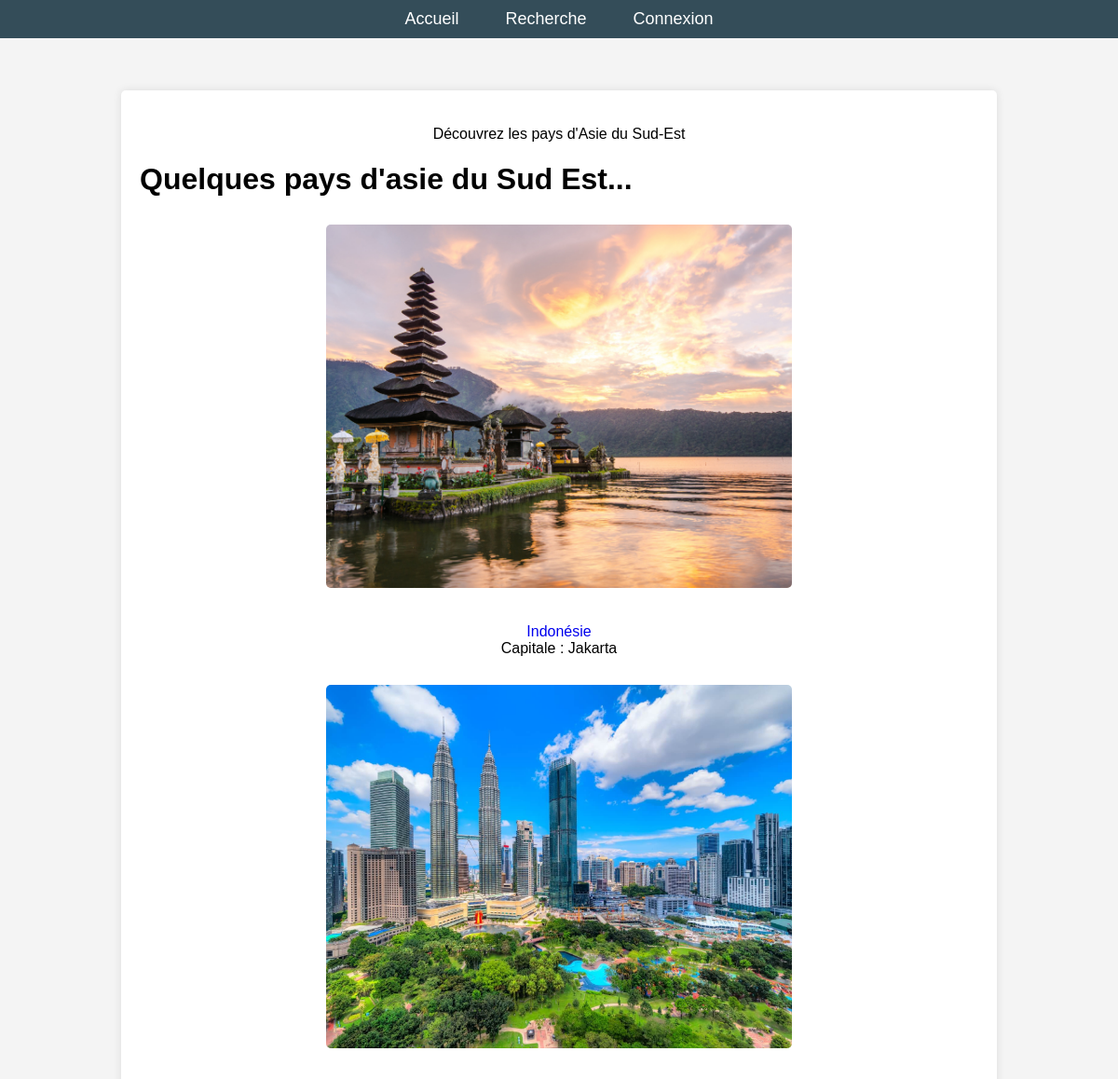
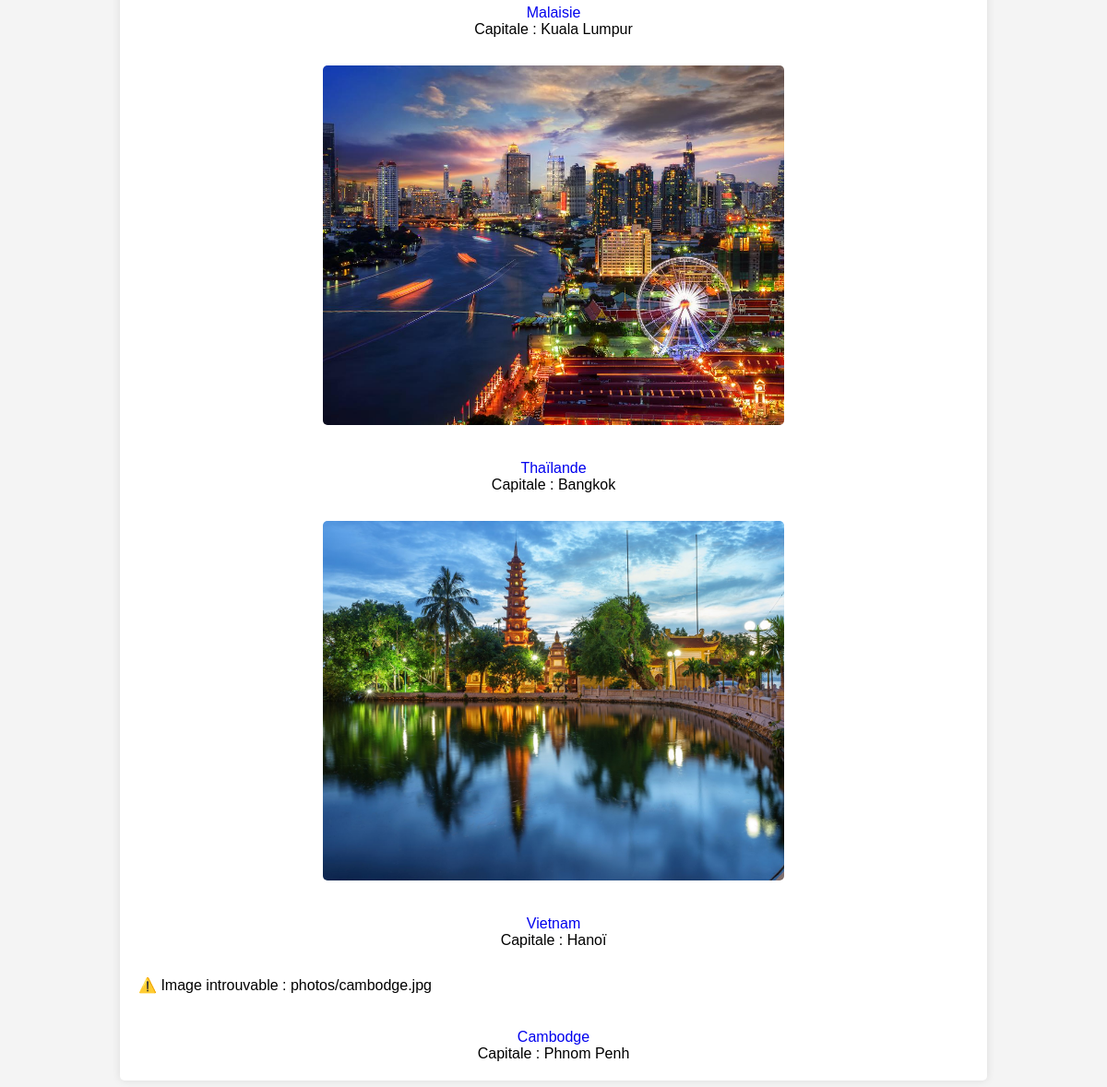
The page / on the database its author committed (2 pictures, top to bottom).
### tables this page shows
CREATE TABLE `pays` (
  `idP` int NOT NULL,
  `nom` varchar(100) NOT NULL,
  `capital` varchar(50) NOT NULL,
  `population` bigint DEFAULT NULL,
  `superficie` decimal(10,2) DEFAULT NULL,
  `photo_idPh` int DEFAULT NULL,
  `langue_idL` int NOT NULL
);

CREATE TABLE `photo` (
  `idPh` int NOT NULL,
  `chemin` varchar(255) NOT NULL
);

### controleur/accueil.php (called while the page is built, shortened)
<?php
include_once "$racine/modele/bd.pays.inc.php";
$listePays = getPays();
include "$racine/vue/entete.html.php";
include "$racine/vue/vueAccueil.php";
include "$racine/vue/pied.html.php";
?>

### index.php (called while the page is built, shortened)
<?php
include "getRacine.php";
include_once "$racine/modele/authentification.inc.php";
if (isset($_GET["action"])) {
    $action = $_GET["action"];
} else {
    $action = "defaut";
}
$fichier = controleurPrincipal($action);
include "$racine/controleur/$fichier";
?>

### modele/authentification.inc.php (called while the page is built, shortened)
<?php
function isLoggedOn()
{
    $ret = false;
    return $ret;
}
?>

### modele/bd.pays.inc.php (called while the page is built, shortened)
<?php
function getPays()
{
    $resultat = array();
    try {
        $cnx = connexionPDO();
        $req = $cnx->prepare("select * from pays");
        $req->execute();
        while ($ligne = $req->fetch(PDO::FETCH_ASSOC)) {
            $resultat[] = $ligne;
        }
    } catch (PDOException $e) {
        print "Erreur !: " . $e->getMessage();
        die();
    }
    return $resultat;
}
?>

### modele/bd.photo.inc.php (called while the page is built, shortened)
<?php
function getPhotoByIdPh($idPh)
{
    $resultat = array();
    try {
        $cnx = connexionPDO();
        $req = $cnx->prepare("SELECT * FROM photo WHERE idPh = :idPh");
        $req->bindValue(':idPh', $idPh, PDO::PARAM_INT);
        $req->execute();
        $resultat = $req->fetch(PDO::FETCH_ASSOC);
    } catch (PDOException $e) {
        print "Erreur !: " . $e->getMessage();
        die();
    }
    return $resultat;
}
?>

### vue/vueAccueil.php (the view)
<?php
require_once __DIR__ . '/../modele/bd.photo.inc.php';
?>
<br/>
<div id="accroche">Découvrez les pays d'Asie du Sud-Est</div>
<h1>Quelques pays d'asie du Sud Est...</h1>
<?php
if (!empty($listePays)) {
    for ($i = 0; $i < min(5, count($listePays)); $i++) {
        $photo_id = isset($listePays[$i]['photo_idPh']) ? $listePays[$i]['photo_idPh'] : null;
        $photo = !empty($photo_id) ? getPhotoByIdPh($photo_id) : null;
        ?>
        <div class="container">
            <div class="card">
                <div class="photoCard" style="margin-top : 30px; margin-bottom: 20px;">
                    <?php
                    if (!empty($photo) && isset($photo['chemin'])) {
                        $chemin = 'photos/' . htmlspecialchars($photo['chemin']);
                        if (file_exists($chemin)) { ?>
                            <img src="/paysASEv2/<?= $chemin ?>" alt="Image du pays" />
                        <?php } else { ?>
                            <p>⚠️ Image introuvable : <?= $chemin ?></p>
                        <?php }
                    } else { ?>
                        <p>Image non disponible</p>
                    <?php } ?>
                </div>
                <div class="descrCard" style="text-align : center">
                    <?php if (isset($listePays[$i]['idP'], $listePays[$i]['nom'])) { ?>
                        <br/>
                        <a href="./?action=detail&idP=<?= $listePays[$i]['idP'] ?>">
                            <?= htmlspecialchars($listePays[$i]['nom']) ?>
                        </a>
                        <br />
                        Capitale : <?= isset($listePays[$i]['capital']) ? htmlspecialchars($listePays[$i]['capital']) : "N/A" ?>
                        <br>
                    <?php } else { ?>
                        <p>Informations indisponibles.</p>
                    <?php } ?>
                </div>
            </div>
        </div>
        <?php
    }
} else {
    echo "<p>Aucun pays trouvé.</p>";
}
?>

### vue/entete.html.php (shortened to what this page needs)
<!DOCTYPE html>
<html>
<head>
</head>
<body>
    <nav>
        <ul id="menu1">
            <li><a href="./?action=accueil">Accueil</a></li>
            <li><a href="./?action=recherche">Recherche</a></li>
            <?php if (isLoggedOn()) { ?>
                <li><a href="./?action=profil">Mon Profil</a></li>
            <?php } else { ?>
                <li><a href="./?action=connexion">Connexion</a></li>
            <?php } ?>
        </ul>
    </nav>
    <ul id="menu2">
    </ul>
    <div id="page">

### vue/pied.html.php
</div>
</body>
</html>

### css/styles.css (style rules this page uses)
body { font-family: Arial, sans-serif; margin: 0; padding: 0; background-color: #f4f4f4; }
nav { background-color: #344D59; padding: 10px 0; }
#menu1 { list-style: none; margin: 0; padding: 0; display: flex; justify-content: center; }
#menu1 li { margin: 0 15px; }
#menu1 a { text-decoration: none; color: white; font-size: 18px; padding: 10px; transition: color 0.3s; }
#menu2 { list-style: none; padding: 10px; text-align: center; }
a { text-decoration: none; }
#page { max-width: 900px; margin: 20px auto; padding: 20px; background: white; box-shadow: 0 0 10px rgba(0, 0, 0, 0.1); border-radius: 5px; }
#accroche { display: flex; justify-content: center; align-items: center; text-align: center; height: 100%; }
img { width: 500px; height: 390px; object-fit: cover; display: block; margin: 0 auto; border-radius: 5px; }

### rows shown on the page
pays: photo_idPh.chemin (picture), nom "Indonésie", capital "Jakarta"
pays: photo_idPh.chemin (picture), nom "Malaisie", capital "Kuala Lumpur"
pays: photo_idPh.chemin (picture), nom "Thaïlande", capital "Bangkok"
pays: photo_idPh.chemin (picture), nom "Vietnam", capital "Hanoï"
pays: photo_idPh.chemin "photos/cambodge.jpg", nom "Cambodge", capital "Phnom Penh"
